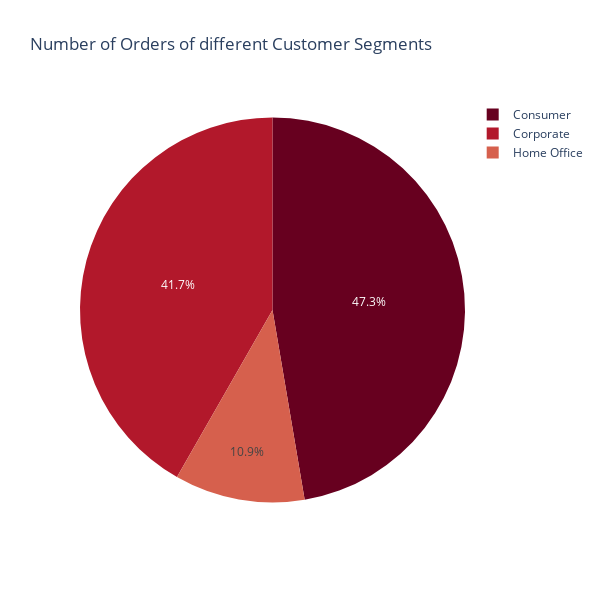

Notebook source saved alongside this figure:
### Code cell
data_Customer_Segment=df1.groupby(['Customer Segment'])['Order Id'].count().reset_index(name='Number of Orders').sort_values(by= 'Number of Orders', ascending= False)
px.pie(data_Customer_Segment, values='Number of Orders', names= 'Customer Segment' , title= 'Number of Orders of different Customer Segments', 
       width=600 , height=600 , color_discrete_sequence = px.colors.sequential.RdBu)

### Figure 1 — Plotly figure (JSON) as saved in the notebook; plotly's stock layout.template omitted (floating-point values rounded to 4 significant figures)
{"data": [{"domain": {"x": [0, 1], "y": [0, 1]}, "hovertemplate": "Customer Segment=%{label}<br>Number of Orders=%{value}<extra></extra>", "labels": ["Consumer", "Corporate", "Home Office"], "legendgroup": "", "name": "", "showlegend": true, "values": [19713, 17384, 4556], "type": "pie"}], "layout": {"legend": {"tracegroupgap": 0}, "title": {"text": "Number of Orders of different Customer Segments"}, "piecolorway": ["rgb(103,0,31)", "rgb(178,24,43)", "rgb(214,96,77)", "rgb(244,165,130)", "rgb(253,219,199)", "rgb(247,247,247)", "rgb(209,229,240)", "rgb(146,197,222)", "rgb(67,147,195)", "rgb(33,102,172)", "rgb(5,48,97)"], "height": 600, "width": 600}}
